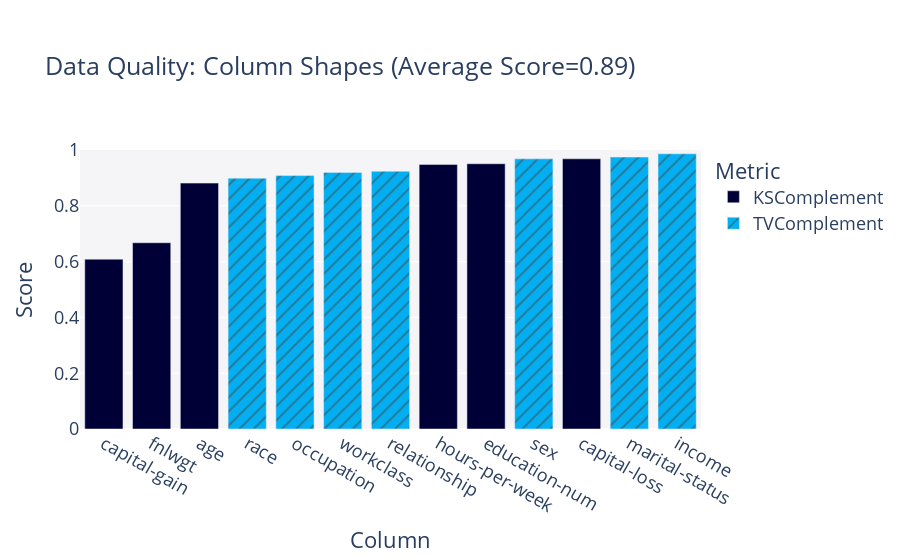

The code cell stored with this chart in its notebook:
### Code cell
quality_report.get_visualization(property_name='Column Shapes').show(renderer="vscode")

### Figure 1 — Plotly figure (JSON) as saved in the notebook; plotly's stock layout.template omitted (floating-point values rounded to 4 significant figures)
{"data": [{"alignmentgroup": "True", "customdata": [["KSComplement"], ["KSComplement"], ["KSComplement"], ["KSComplement"], ["KSComplement"], ["KSComplement"]], "hovertemplate": "<b>%{hovertext}</b><br><br>Metric=%{customdata[0]}<br>Score=%{y}<extra></extra>", "hovertext": ["age", "fnlwgt", "education-num", "capital-gain", "capital-loss", "hours-per-week"], "legendgroup": "KSComplement", "marker": {"color": "#000036", "pattern": {"shape": ""}}, "name": "KSComplement", "offsetgroup": "KSComplement", "orientation": "v", "showlegend": true, "textposition": "auto", "type": "bar", "x": ["age", "fnlwgt", "education-num", "capital-gain", "capital-loss", "hours-per-week"], "xaxis": "x", "y": [0.8813, 0.6675, 0.9507, 0.6087, 0.9684, 0.9482], "yaxis": "y"}, {"alignmentgroup": "True", "customdata": [["TVComplement"], ["TVComplement"], ["TVComplement"], ["TVComplement"], ["TVComplement"], ["TVComplement"], ["TVComplement"]], "hovertemplate": "<b>%{hovertext}</b><br><br>Metric=%{customdata[0]}<br>Score=%{y}<extra></extra>", "hovertext": ["workclass", "marital-status", "occupation", "relationship", "race", "sex", "income"], "legendgroup": "TVComplement", "marker": {"color": "#03AFF1", "pattern": {"shape": "/"}}, "name": "TVComplement", "offsetgroup": "TVComplement", "orientation": "v", "showlegend": true, "textposition": "auto", "type": "bar", "x": ["workclass", "marital-status", "occupation", "relationship", "race", "sex", "income"], "xaxis": "x", "y": [0.9198, 0.9746, 0.9083, 0.9239, 0.8989, 0.9683, 0.9864], "yaxis": "y"}], "layout": {"barmode": "relative", "font": {"size": 18}, "legend": {"title": {"text": "Metric"}, "tracegroupgap": 0}, "margin": {"t": 150}, "plot_bgcolor": "#F5F5F8", "title": {"text": "Data Quality: Column Shapes (Average Score=0.89)"}, "xaxis": {"anchor": "y", "categoryorder": "total ascending", "domain": [0, 1], "title": {"text": "Column"}}, "yaxis": {"anchor": "x", "domain": [0, 1], "range": [0, 1], "title": {"text": "Score"}}}}
